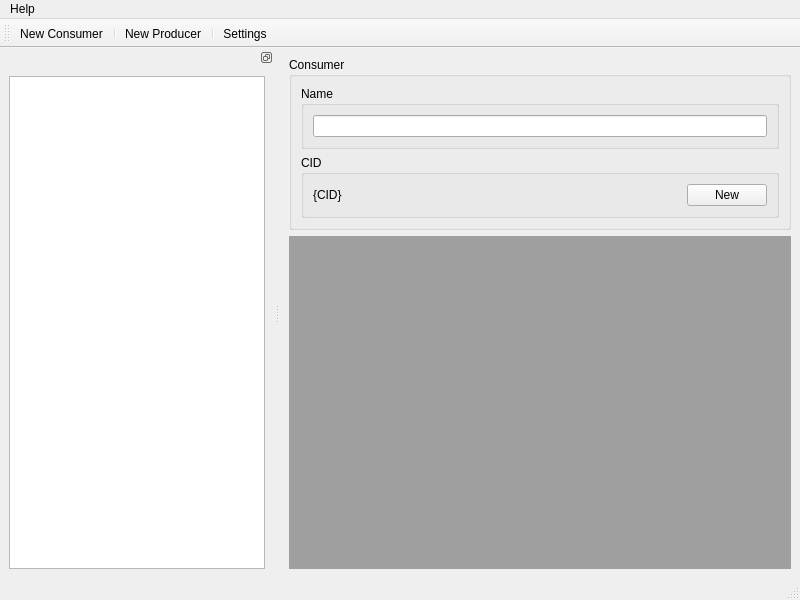
<?xml version="1.0" encoding="UTF-8"?>
<ui version="4.0">
 <class>MainWindow</class>
 <widget class="QMainWindow" name="MainWindow">
  <property name="geometry">
   <rect>
    <x>0</x>
    <y>0</y>
    <width>800</width>
    <height>600</height>
   </rect>
  </property>
  <property name="windowTitle">
   <string>MainWindow</string>
  </property>
  <widget class="QWidget" name="centralwidget">
   <property name="sizePolicy">
    <sizepolicy hsizetype="Expanding" vsizetype="Expanding">
     <horstretch>0</horstretch>
     <verstretch>0</verstretch>
    </sizepolicy>
   </property>
   <layout class="QVBoxLayout" name="verticalLayout">
    <item>
     <layout class="QHBoxLayout" name="horizontalLayout">
      <item>
       <widget class="QGroupBox" name="gbConsumer">
        <property name="title">
         <string>Consumer</string>
        </property>
        <layout class="QVBoxLayout" name="verticalLayout_2" stretch="0,0">
         <item>
          <widget class="QGroupBox" name="gbConsumerName">
           <property name="title">
            <string>Name</string>
           </property>
           <layout class="QVBoxLayout" name="verticalLayout_7">
            <item>
             <widget class="QLineEdit" name="leConsumerName"/>
            </item>
           </layout>
          </widget>
         </item>
         <item>
          <widget class="QGroupBox" name="gbConsumerCID">
           <property name="title">
            <string>CID</string>
           </property>
           <layout class="QHBoxLayout" name="horizontalLayout_6" stretch="1,0">
            <item>
             <widget class="QLabel" name="lblConsumerCID">
              <property name="text">
               <string>{CID}</string>
              </property>
             </widget>
            </item>
            <item>
             <widget class="QPushButton" name="pbConsumerNewCID">
              <property name="text">
               <string>New</string>
              </property>
             </widget>
            </item>
           </layout>
          </widget>
         </item>
        </layout>
       </widget>
      </item>
     </layout>
    </item>
    <item>
     <widget class="QMdiArea" name="mdiArea">
      <property name="verticalScrollBarPolicy">
       <enum>Qt::ScrollBarAsNeeded</enum>
      </property>
      <property name="horizontalScrollBarPolicy">
       <enum>Qt::ScrollBarAsNeeded</enum>
      </property>
     </widget>
    </item>
   </layout>
  </widget>
  <widget class="QStatusBar" name="statusbar"/>
  <widget class="QMenuBar" name="menuBar">
   <property name="geometry">
    <rect>
     <x>0</x>
     <y>0</y>
     <width>800</width>
     <height>22</height>
    </rect>
   </property>
   <property name="sizePolicy">
    <sizepolicy hsizetype="Expanding" vsizetype="Preferred">
     <horstretch>0</horstretch>
     <verstretch>0</verstretch>
    </sizepolicy>
   </property>
   <widget class="QMenu" name="menuAbout">
    <property name="title">
     <string>Help</string>
    </property>
    <addaction name="actionAbout"/>
    <addaction name="actionAbout_OTPLib"/>
    <addaction name="actionAbout_QT"/>
   </widget>
   <addaction name="menuAbout"/>
  </widget>
  <widget class="QToolBar" name="toolBar">
   <property name="windowTitle">
    <string>toolBar</string>
   </property>
   <property name="toolButtonStyle">
    <enum>Qt::ToolButtonTextUnderIcon</enum>
   </property>
   <attribute name="toolBarArea">
    <enum>TopToolBarArea</enum>
   </attribute>
   <attribute name="toolBarBreak">
    <bool>false</bool>
   </attribute>
   <addaction name="actionNew_Consumer"/>
   <addaction name="separator"/>
   <addaction name="actionNew_Producer"/>
   <addaction name="separator"/>
   <addaction name="actionSettings"/>
  </widget>
  <widget class="QDockWidget" name="dockComponents">
   <property name="sizePolicy">
    <sizepolicy hsizetype="Expanding" vsizetype="Expanding">
     <horstretch>0</horstretch>
     <verstretch>0</verstretch>
    </sizepolicy>
   </property>
   <property name="features">
    <set>QDockWidget::DockWidgetFloatable</set>
   </property>
   <property name="allowedAreas">
    <set>Qt::LeftDockWidgetArea|Qt::RightDockWidgetArea</set>
   </property>
   <property name="windowTitle">
    <string notr="true"/>
   </property>
   <attribute name="dockWidgetArea">
    <number>1</number>
   </attribute>
   <widget class="QWidget" name="dockComponetsContents">
    <property name="sizePolicy">
     <sizepolicy hsizetype="Expanding" vsizetype="Expanding">
      <horstretch>0</horstretch>
      <verstretch>0</verstretch>
     </sizepolicy>
    </property>
    <layout class="QVBoxLayout" name="verticalLayout_3">
     <item>
      <widget class="QTreeView" name="tvComponents">
       <attribute name="headerDefaultSectionSize">
        <number>57</number>
       </attribute>
      </widget>
     </item>
    </layout>
   </widget>
  </widget>
  <action name="actionAbout">
   <property name="text">
    <string>About</string>
   </property>
  </action>
  <action name="actionAbout_QT">
   <property name="text">
    <string>About QT</string>
   </property>
  </action>
  <action name="actionNew_Producer">
   <property name="text">
    <string>New Producer</string>
   </property>
   <property name="toolTip">
    <string>Create a new Producer</string>
   </property>
  </action>
  <action name="actionSettings">
   <property name="text">
    <string>Settings</string>
   </property>
   <property name="toolTip">
    <string>Show Settings Dialog</string>
   </property>
   <property name="menuRole">
    <enum>QAction::PreferencesRole</enum>
   </property>
  </action>
  <action name="actionNew_Consumer">
   <property name="text">
    <string>New Consumer</string>
   </property>
   <property name="toolTip">
    <string>Create a new Consumer View</string>
   </property>
  </action>
  <action name="actionAbout_OTPLib">
   <property name="text">
    <string>About OTPLib</string>
   </property>
   <property name="toolTip">
    <string>About OTPLib</string>
   </property>
  </action>
 </widget>
 <tabstops>
  <tabstop>leConsumerName</tabstop>
  <tabstop>pbConsumerNewCID</tabstop>
 </tabstops>
 <resources/>
 <connections/>
</ui>
